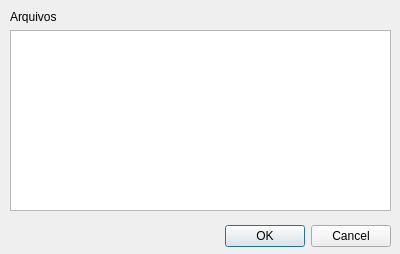
<?xml version="1.0" encoding="UTF-8"?>
<ui version="4.0">
 <class>Ui_ImageDialog</class>
 <widget class="QDialog" name="Ui_ImageDialog">
  <property name="geometry">
   <rect>
    <x>0</x>
    <y>0</y>
    <width>400</width>
    <height>254</height>
   </rect>
  </property>
  <property name="windowTitle">
   <string notr="true">Abrir Arquivo</string>
  </property>
  <widget class="QDialogButtonBox" name="buttonBox">
   <property name="geometry">
    <rect>
     <x>30</x>
     <y>220</y>
     <width>361</width>
     <height>32</height>
    </rect>
   </property>
   <property name="orientation">
    <enum>Qt::Horizontal</enum>
   </property>
   <property name="standardButtons">
    <set>QDialogButtonBox::Cancel|QDialogButtonBox::Ok</set>
   </property>
  </widget>
  <widget class="QListView" name="listView">
   <property name="geometry">
    <rect>
     <x>10</x>
     <y>30</y>
     <width>381</width>
     <height>181</height>
    </rect>
   </property>
  </widget>
  <widget class="QLabel" name="label">
   <property name="geometry">
    <rect>
     <x>10</x>
     <y>10</y>
     <width>47</width>
     <height>13</height>
    </rect>
   </property>
   <property name="text">
    <string>Arquivos</string>
   </property>
  </widget>
 </widget>
 <resources/>
 <connections>
  <connection>
   <sender>buttonBox</sender>
   <signal>accepted()</signal>
   <receiver>Ui_ImageDialog</receiver>
   <slot>accept()</slot>
   <hints>
    <hint type="sourcelabel">
     <x>248</x>
     <y>254</y>
    </hint>
    <hint type="destinationlabel">
     <x>157</x>
     <y>274</y>
    </hint>
   </hints>
  </connection>
  <connection>
   <sender>buttonBox</sender>
   <signal>rejected()</signal>
   <receiver>Ui_ImageDialog</receiver>
   <slot>reject()</slot>
   <hints>
    <hint type="sourcelabel">
     <x>316</x>
     <y>260</y>
    </hint>
    <hint type="destinationlabel">
     <x>286</x>
     <y>274</y>
    </hint>
   </hints>
  </connection>
 </connections>
</ui>
